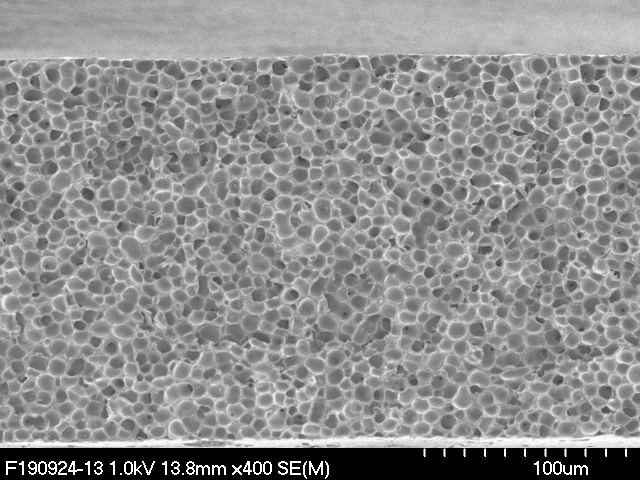
#> input picture test_pore2.bmp, 1280 x 960 px (shown at 1/2 size)
$ python pore_image_analysis.py
#> lines starting #> are read from the running program, lines starting #| are printed output that depends on the picture; after the words box and inside, x2 and y2 are one past the last pixel; in counts of white or black regions, pixels touching at a corner belong together
import pytesseract
import numpy as np
import cv2
import matplotlib.pylab as plt
import imutils


#--------------------------------- clean image -------------------------------#
effective_Hight_max = 895 # crop bottom pixels
effective_Hight_min = 100 # crop top pixel

img = cv2.imread('test_pore2.bmp') # image to analyze
#> img is the input picture: shape (960, 1280, 3); min 0, max 255, mean 142.5
plt.figure(dpi=400)
plt.imshow(img)

crop_img = img[effective_Hight_min:effective_Hight_max, :, :] # crop out text border
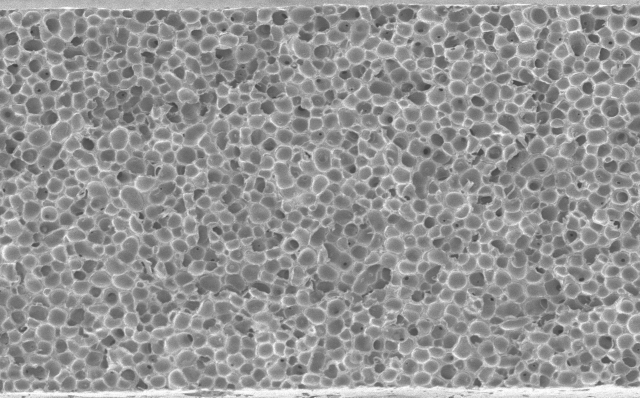
#> crop_img: shape (795, 1280, 3) (shown at 1/2 size); min 58, max 254, mean 147.8
height, width, channels = crop_img.shape
#> height = 795; width = 1280; channels = 3

gray_img = cv2.cvtColor(crop_img, cv2.COLOR_RGB2GRAY ) # convert to greyscale
contrast_img = cv2.equalizeHist(gray_img)

blur_kernel = (2,2) #blur gaussian dist width
smooth_img = cv2.blur(contrast_img, blur_kernel) #smooths out image w/ gaussian blurring
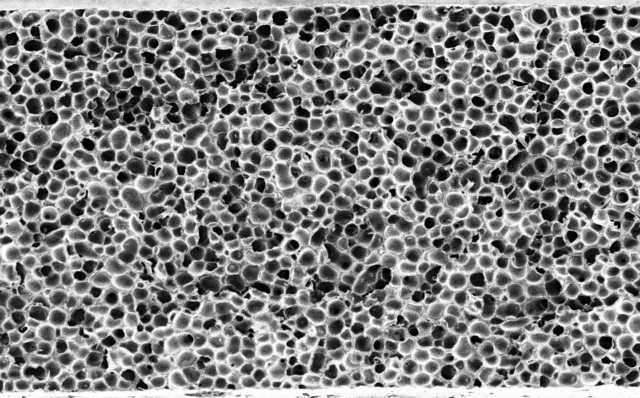
#> smooth_img: shape (795, 1280) (shown at 1/2 size); min 0, max 255, mean 129.1

# otsu threshholding automatically determines threshhold averages
ret,bi_img = cv2.threshold(smooth_img,0,255,cv2.THRESH_BINARY+cv2.THRESH_OTSU)
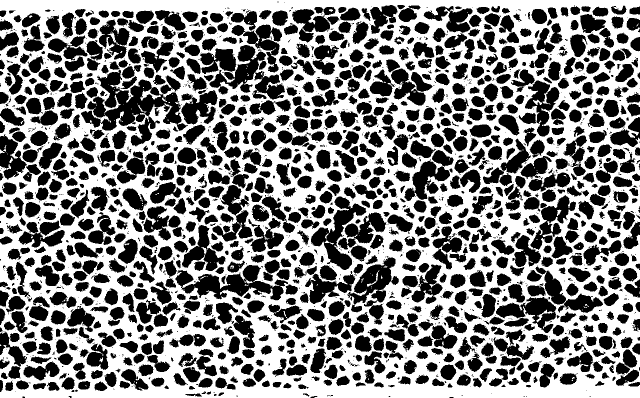
#> bi_img: shape (795, 1280) (shown at 1/2 size); 51.1% white; 2055 black regions (960 under 20 px), largest, box (x1, y1, x2, y2) and area: (162, 139, 376, 262) 11128, (351, 530, 576, 601) 6844, (419, 90, 570, 199) 6147
#> ret = 127

inverted_img = cv2.bitwise_not(bi_img)

kernel = np.ones((2,2),np.uint8)
clean_img = cv2.dilate(inverted_img,kernel,iterations = 1) #dilate pores
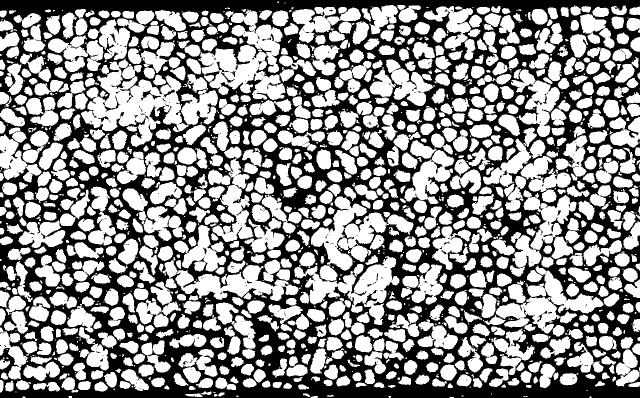
#> clean_img: shape (795, 1280) (shown at 1/2 size); 56.2% white; 388 black regions (354 under 20 px), largest, box (x1, y1, x2, y2) and area: (0, 0, 1280, 795) 442333, (282, 180, 322, 201) 228, (432, 123, 470, 165) 208
#-----------------------------------------------------------------------------#


#-------------------------------- get contours -------------------------------#
bordersize = 3
border_img = cv2.copyMakeBorder( #add white border around image to get contours
    clean_img,
    top=bordersize,
    bottom=bordersize,
    left=bordersize,
    right=bordersize,
    borderType=cv2.BORDER_CONSTANT,
    value=[0, 0, 0])
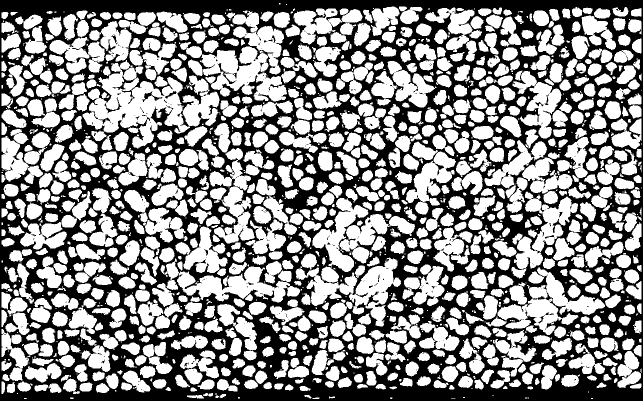
#> border_img: shape (801, 1286) (shown at 1/2 size); 55.6% white; 385 black regions (352 under 20 px), largest, box (x1, y1, x2, y2) and area: (0, 0, 1286, 801) 454858, (285, 183, 325, 204) 228, (435, 126, 473, 168) 208

edged = cv2.Canny(border_img,50,100) #gives edges/contour plot
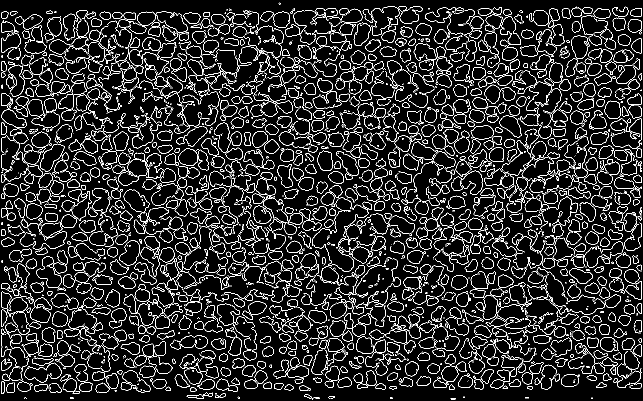
#> edged: shape (801, 1286) (shown at 1/2 size); 10.2% white in thin lines or dots
plt.figure(dpi=400)
plt.imshow(edged)

cnts = cv2.findContours(edged.copy(), cv2.RETR_LIST, cv2.CHAIN_APPROX_SIMPLE)
#> cnts = 4005 contours, 3037 with area under 20; largest, box (x1, y1, x2, y2) and area: (80, 287, 129, 343) 1403, (80, 287, 129, 343) 1386, (238, 480, 280, 532) 1339, (238, 480, 280, 532) 1324, (999, 231, 1043, 275) 1134
cnts = imutils.grab_contours(cnts)
mask = np.ones(border_img.shape[:2], dtype="uint8") * 255
areas = [cv2.contourArea(c) for c in cnts] # list of areas of each contour
#> areas = 4005 values, max 1403 at index 2507, min 0 at index 0, mean 69.2

for c in cnts:
	if cv2.contourArea(c) == max(areas) and max(areas) > 10000:
        # removes largest contour because it is the top block of pore that is not real
		cv2.drawContours(mask, [c], -1, 0, -1)
#> this loop made 4005 passes
#> c on passes 1, 45: [[624, 798], [625, 798]], [[1268, 769], [1269, 769]]
#> mask: shape (801, 1286); every value is 255

image = cv2.bitwise_and(border_img, border_img, mask=mask)
h, w = image.shape[:2]
#> h = 801; w = 1286

# removes border previously added to get origonal image size
finished_image = image[bordersize:h - bordersize, bordersize:w - bordersize]

np.save('clean.npy',finished_image) # gives cleaned image for analysis
#-----------------------------------------------------------------------------#


#------------------------- get micron scaling value --------------------------#

# NOTE! If you do not want to use this section of code to extract the scaling
# label, you can input it yourself in line 90.

tess_img = img[915:960,1050:1280] #Location of micron text. Change with respect
#> tess_img: shape (45, 230, 3); 10.6% white; 5 white regions, box (x1, y1, x2, y2) and area: (98, 15, 126, 35) 288, (36, 7, 54, 35) 240, (56, 7, 74, 35) 240, (76, 15, 94, 35) 184, (18, 7, 28, 35) 140
                                  #to which image you use.

# If you don't have tesseract executable in your PATH, include the following:
# pytesseract.pytesseract.tesseract_cmd = r'<full_path_to_your_tesseract_executable>'
pytesseract.pytesseract.tesseract_cmd = 'C:/Program Files (x86)/Tesseract-OCR/tesseract.exe'

gray = cv2.cvtColor(tess_img, cv2.COLOR_BGR2GRAY)
blur = cv2.GaussianBlur(gray, (3,3), 0)
thresh = cv2.threshold(blur, 0, 255, cv2.THRESH_BINARY_INV + cv2.THRESH_OTSU)[1]
#> thresh: shape (45, 230); 88.9% white; 5 black regions, box (x1, y1, x2, y2) and area: (98, 15, 126, 35) 304, (36, 7, 54, 35) 256, (56, 7, 74, 35) 256, (76, 15, 94, 35) 192, (18, 7, 28, 35) 143

kernel = cv2.getStructuringElement(cv2.MORPH_RECT, (3,3))
#> kernel = [[1, 1, 1], [1, 1, 1], [1, 1, 1]]
opening = cv2.morphologyEx(thresh, cv2.MORPH_OPEN, kernel, iterations=1)
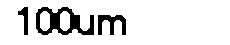
#> opening: shape (45, 230); 88.2% white; 3 black regions, box (x1, y1, x2, y2) and area: (36, 7, 94, 35) 766, (98, 15, 126, 35) 312, (18, 7, 28, 35) 143
invert = 255 - tess_img # tess_img normally is 'opening'

#> (the run stopped early here; a loop or call above may not have finished)

$ run again, with test_pore1.bmp copied over test_pore2.bmp
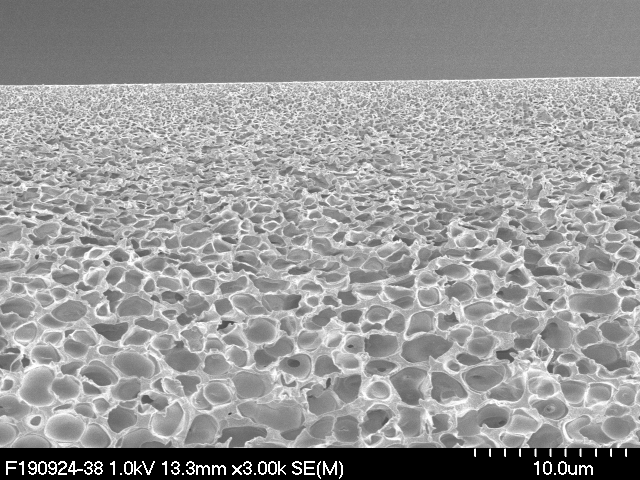
#> input picture test_pore1.bmp, 1280 x 960 px (shown at 1/2 size)
#> img is the input picture: shape (960, 1280, 3); min 0, max 255, mean 152.5
#> `ret,bi_img = cv2.threshold(smooth_img,0,255,cv2.THRESH_BINARY+cv2.THRE..`:
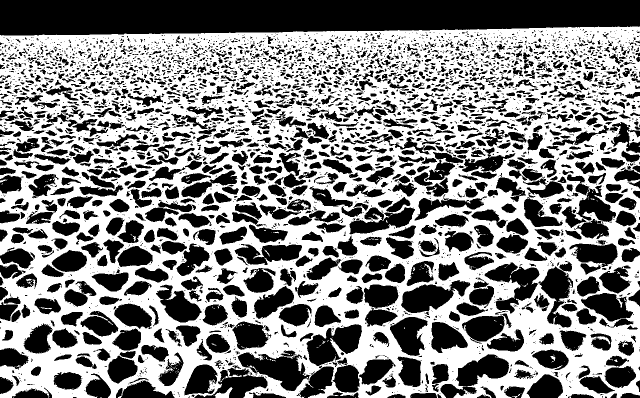
#> bi_img: shape (795, 1280) (shown at 1/2 size); 52.6% white; 3980 black regions (2595 under 20 px), largest, box (x1, y1, x2, y2) and area: (0, 0, 1280, 71) 80394, (475, 701, 621, 782) 5734, (613, 648, 724, 732) 5332
#> ret = 125
#> clean_img: shape (795, 1280); 55.5% white; 357 black regions (337 under 20 px), largest, box (x1, y1, x2, y2) and area: (0, 54, 1280, 795) 448577, (490, 750, 620, 795) 2026, (1255, 262, 1280, 287) 314
#> border_img: shape (801, 1286); 54.8% white; 346 black regions (330 under 20 px), largest, box (x1, y1, x2, y2) and area: (0, 0, 1286, 801) 463720, (1169, 427, 1204, 448) 265, (1199, 677, 1223, 691) 96
#> edged: shape (801, 1286); 11.2% white in thin lines or dots
#> cnts = 6154 contours, 5278 with area under 20; largest, box (x1, y1, x2, y2) and area: (2, 2, 1283, 75) 81830, (2, 2, 1283, 75) 81828, (797, 715, 848, 778) 2265, (797, 715, 848, 778) 2246, (237, 494, 310, 538) 2236
#> areas = 6154 values, max 81829.5 at index 6153, min 0 at index 0, mean 50.84
#> the loop `for c in cnts:` made 6154 passes
#> c on passes 1 to 3: [[1190, 798], [1191, 798]], [[412, 798]], [[962, 797], [979, 797]]
#> image: shape (801, 1286); 46.9% white; 2703 white regions (1321 under 20 px), largest, box (x1, y1, x2, y2) and area: (372, 651, 728, 798) 24990, (972, 525, 1150, 659) 10302, (799, 298, 1035, 398) 7860
#> finished_image: shape (795, 1280); 47.4% white; 2703 white regions (1321 under 20 px), largest, box (x1, y1, x2, y2) and area: (369, 648, 725, 795) 24990, (969, 522, 1147, 656) 10302, (796, 295, 1032, 395) 7860
#> tess_img: shape (45, 230, 3); 10.7% white; 6 white regions (1 under 20 px), largest, box (x1, y1, x2, y2) and area: (108, 15, 136, 35) 288, (36, 7, 54, 35) 240, (66, 7, 84, 35) 240, (86, 15, 104, 35) 184, (18, 7, 28, 35) 140
#> thresh: shape (45, 230); 88.7% white; 6 black regions (1 under 20 px), largest, box (x1, y1, x2, y2) and area: (108, 15, 136, 35) 304, (36, 7, 54, 35) 256, (66, 7, 84, 35) 256, (86, 15, 104, 35) 192, (18, 7, 28, 35) 143
#> kernel = [[1, 1, 1], [1, 1, 1], [1, 1, 1]]
#> `opening = cv2.morphologyEx(thresh, cv2.MORPH_OPEN, kernel, iterations=1)`:
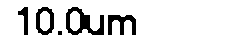
#> opening: shape (45, 230); 88.4% white; 5 black regions (1 under 20 px), largest, box (x1, y1, x2, y2) and area: (66, 7, 104, 35) 478, (108, 15, 136, 35) 312, (36, 7, 54, 35) 256, (18, 7, 28, 35) 143
